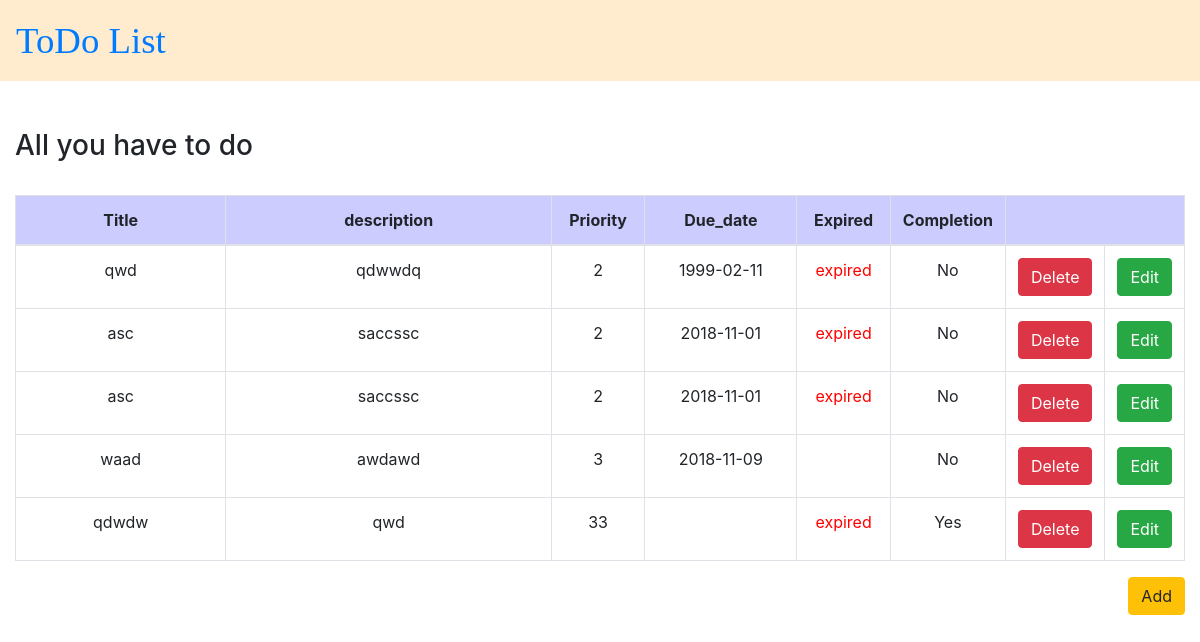
The page / on the database its author committed.
### todolist/models.py (models this page shows, shortened)
class List(models.Model):
    title = models.CharField(max_length=200)
    description = models.TextField()
    priority = models.IntegerField(default=2)
    due_date = models.TextField(null=True, blank=True)
    completed = models.BooleanField(default=False)
    expired = models.TextField(blank=True, default="")
    class Meta:
        ordering=['priority', 'due_date', 'title']

### todolist/views.py (the view)
# urls.py: path('', views.home, name="home"),
def home(request):
    tasks = List.objects.all()
    now = datetime.datetime.now()
    nowDate = now.strftime("%Y-%m-%d")
    for task in tasks:
        if(task.due_date < nowDate):
            List.objects.filter(id=task.id).update(expired="expired")
    return render (request, 'todolist/list.html', {'tasks' : tasks})

### todolist/templates/todolist/list.html (shortened to what this page needs)
{% extends 'todolist/base.html' %}
{% block content %}
<div class="container-fluid">
    <h3>All you have to do</h3>
  <br>
    <table class="table table-bordered table-hover">
    <thead>
      <tr bgcolor="#CCCCFF">
        <th width="18%">Title</th>
        <th>description</th>
        <th width="8%">Priority</th>
        <th width="13%">Due_date</th>
        <th width="8%">Expired</th>
        <th width="8%">Completion</th>
        <th colspan="2" width="12%"></th>
      </tr>
    </thead>
    <tbody>
    {% for task in tasks %}
      <tr>
        <td>{{ task.title }}</a></td>
        <td>{{ task.description|slice:"200" }}</td>
        <td>{{ task.priority}}</td>
        <td>{{ task.due_date}}</td>
        <td><font color="red">{{ task.expired}}</font></td>
        <td>{% if task.completed == False %}No{%else%}Yes{%endif%}</td>
        <td><form action="/delete/{{task.id}}/" method="POST">{% csrf_token %}
            <button type="submit" class="btn btn-danger custom-button-width .navbar-right">Delete</button></form>
        </td>
        <td><form action="/edit/{{task.id}}/" method="POST">{% csrf_token %}
            <button type="submit" class="btn btn-success dcustom-button-width .navbar-right">Edit</button></form>
        </td>
      </tr>
    {% endfor %}
    </tbody>
  </table>
</div>
<div class="container-fluid">
  <div class="row">
        <div class="col-md-12 text-right">
    		<a href="/add/"><button type="button" class="btn btn-warning custom-button-width .navbar-right">Add</button></a>
    	</div>
  </div>
</div>
{% endblock %}

### todolist/templates/todolist/base.html (shortened to what this page needs)
<!DOCTYPE html>
<html lang="en">
  <head>
    {% load static %}
    <link rel="stylesheet" href="https://stackpath.bootstrapcdn.com/bootstrap/4.1.3/css/bootstrap.min.css">
    <link rel="stylesheet" type="text/css" href="https://maxcdn.bootstrapcdn.com/font-awesome/4.7.0/css/font-awesome.min.css">
  </head>
  <body>
      <nav class="navbar navbar-expand-lg">
      <a class="navbar-brand" href="{% url 'home' %}" style="font-size:230%;" >ToDo List</a>
    </nav>
    <br>
      <br>
      {% block content %}
      {% endblock %}
  </body>
</html>

### todolist/templates/todolist/base.html (style rules this page uses)
nav { background-color: #FFEBCD; font-family:"Times New Roman"; }

### todolist/templates/todolist/list.html (style rules this page uses)
table { text-align:center; }

### rows shown on the page
List: title "qwd", description "qdwwdq", priority "2", due_date "1999-02-11", expired "expired", completed "No"
List: title "asc", description "saccssc", priority "2", due_date "2018-11-01", expired "expired", completed "No"
List: title "asc", description "saccssc", priority "2", due_date "2018-11-01", expired "expired", completed "No"
List: title "waad", description "awdawd", priority "3", due_date "2018-11-09", completed "No"
List: title "qdwdw", description "qwd", priority "33", expired "expired", completed "Yes"
